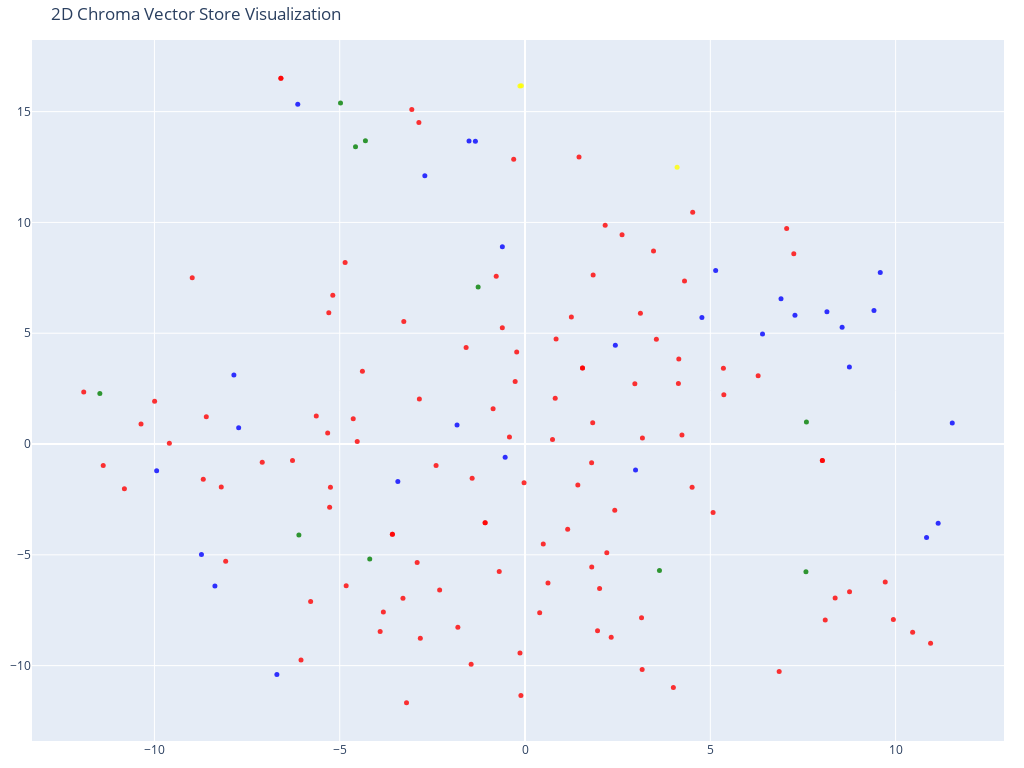

The notebook cell saved with this chart:
### Code cell
from local_db.LocalChromaDbRepository import LocalChromaDbRepository, COLLECTION_NAME
repository = LocalChromaDbRepository(database_name="local_chroma_db")
visualize_vector_db(repository.get_collection(COLLECTION_NAME))

### Figure 1 — Plotly figure (JSON) as saved in the notebook; plotly's stock layout.template omitted (floating-point values rounded to 4 significant figures; data arrays with more than 128 entries replaced by an {"elided": "..."} marker saying what was removed)
{"data": [{"hoverinfo": "text", "marker": {"color": {"elided": "154 str values"}, "opacity": 0.8, "size": 5}, "mode": "markers", "text": {"elided": "154 str values"}, "type": "scatter", "x": {"elided": "154 float values"}, "y": {"elided": "154 float values"}}], "layout": {"height": 768, "margin": {"b": 10, "l": 10, "r": 20, "t": 40}, "scene": {"xaxis": {"title": {"text": "x"}}, "yaxis": {"title": {"text": "y"}}}, "title": {"text": "2D Chroma Vector Store Visualization"}, "width": 1024}}
